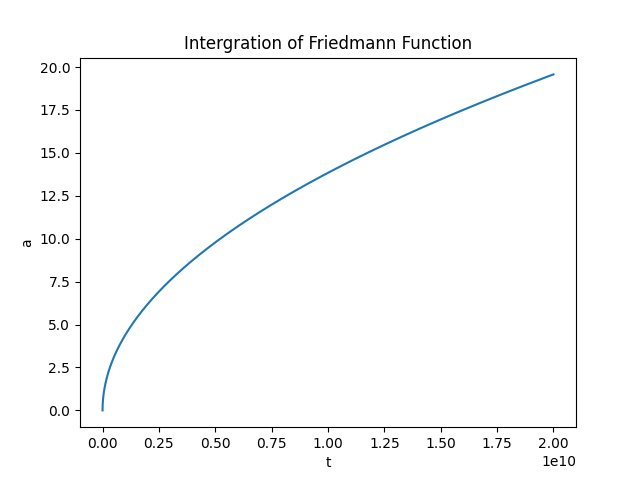

This chart was generated by the following Python code:
import math
from numpy import arange
from matplotlib import pyplot as plt 
from scipy import integrate
def F(a):
    return math.sqrt(1.5*0.0001/(a**2)+1/a)*67.66*365*24*60*60/(3.26*9.46*((10)**(12))) 

sta = 1 #starting time
en = 2*((10)**(10)) #ending time
N =50000#step number
h = (en-sta)/N

tpoints = arange(sta,en,h) 
apoints = []

for x in tpoints: 
    v, err = integrate.quad(F, sta, x)
    apoints.append(v)

plt.title("Intergration of Friedmann Function") 
plt.xlabel("t") 
plt.ylabel("a") 
plt.plot(tpoints, apoints)
plt.show()
